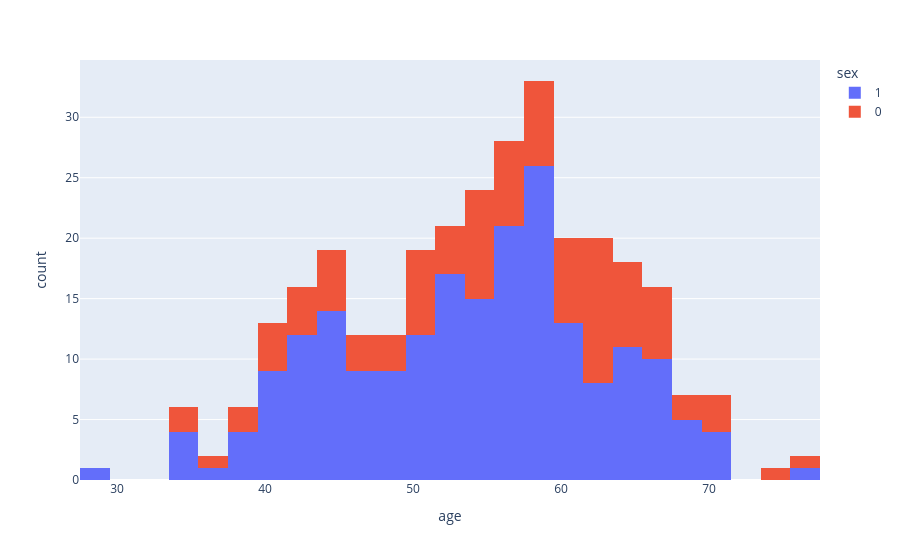

Here is the notebook cell this chart was saved with:
### Code cell
fig = px.histogram(data_frame=df, x='age', color= 'sex')
fig.show()

### Figure 1 — Plotly figure (JSON) as saved in the notebook; plotly's stock layout.template omitted (floating-point values rounded to 4 significant figures; data arrays with more than 128 entries replaced by an {"elided": "..."} marker saying what was removed)
{"data": [{"bingroup": "x", "hovertemplate": "sex=1<br>age=%{x}<br>count=%{y}<extra></extra>", "legendgroup": "1", "marker": {"color": "#636efa", "pattern": {"shape": ""}}, "name": "1", "orientation": "v", "showlegend": true, "type": "histogram", "x": {"elided": "206 int values"}, "xaxis": "x", "yaxis": "y"}, {"bingroup": "x", "hovertemplate": "sex=0<br>age=%{x}<br>count=%{y}<extra></extra>", "legendgroup": "0", "marker": {"color": "#EF553B", "pattern": {"shape": ""}}, "name": "0", "orientation": "v", "showlegend": true, "type": "histogram", "x": [41, 62, 57, 56, 48, 58, 50, 58, 66, 69, 65, 71, 61, 65, 41, 51, 46, 54, 65, 65, 51, 53, 53, 53, 51, 62, 44, 63, 60, 57, 71, 61, 43, 62, 35, 63, 45, 56, 62, 43, 55, 60, 42, 67, 54, 58, 54, 45, 59, 62, 56, 60, 63, 62, 68, 45, 50, 50, 64, 64, 62, 37, 66, 46, 46, 64, 41, 54, 39, 63, 34, 67, 52, 55, 74, 54, 49, 41, 49, 60, 51, 42, 67, 76, 44, 58, 60, 71, 66, 39, 58, 55, 58, 55, 63, 57, 57], "xaxis": "x", "yaxis": "y"}], "layout": {"barmode": "relative", "legend": {"title": {"text": "sex"}, "tracegroupgap": 0}, "margin": {"t": 60}, "xaxis": {"anchor": "y", "domain": [0, 1], "title": {"text": "age"}}, "yaxis": {"anchor": "x", "domain": [0, 1], "title": {"text": "count"}}}}
